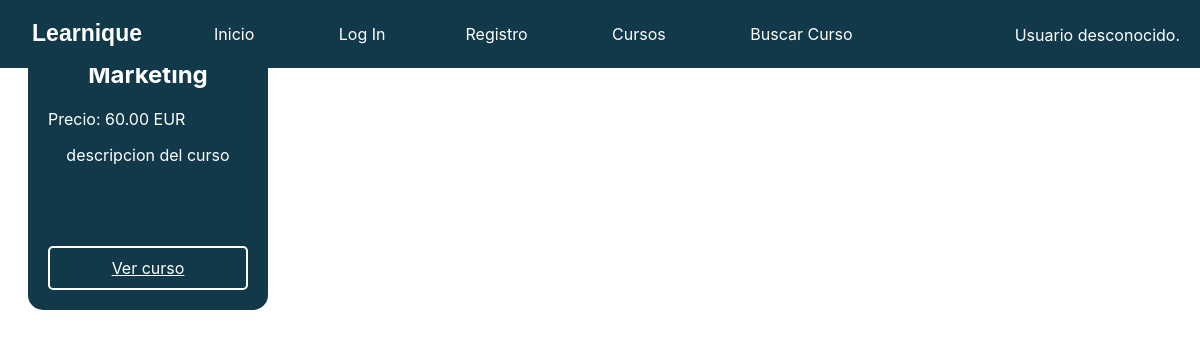
/prototipo_p3_g2/cursos.php, run on an earlier commit of the app's database.
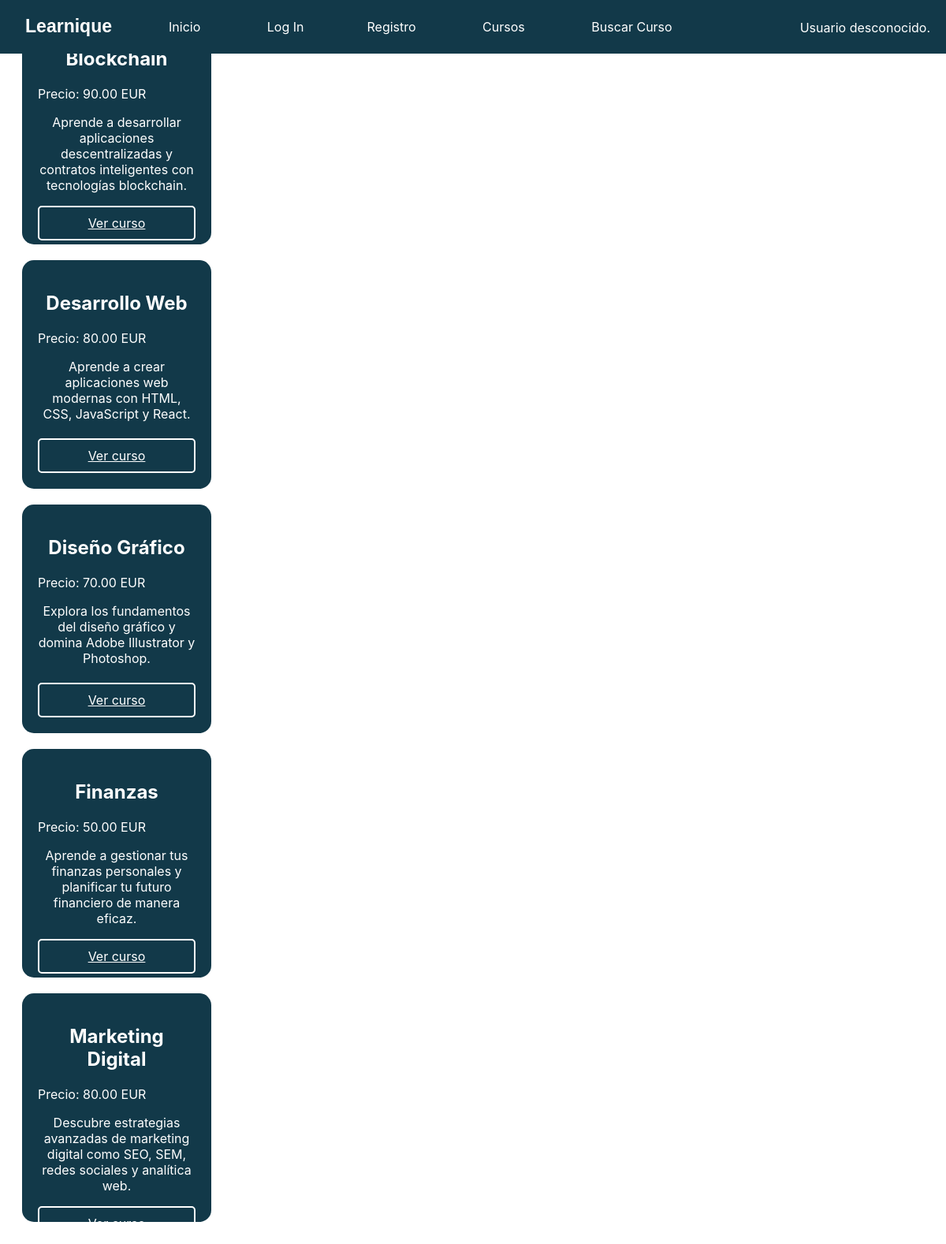
And on a later commit of the database.
### tables this page shows
CREATE TABLE IF NOT EXISTS Curso (
    nombre_curso VARCHAR(100),
    descripcion TEXT NOT NULL,
    profesor_id INT,
    fecha_creacion TIMESTAMP NOT NULL,
    duracion VARCHAR(50) NOT NULL,
    nivel_dificultad ENUM('Principiante', 'Intermedio', 'Avanzado') NOT NULL,
    categoria VARCHAR(100) NOT NULL,
    requisitos_previos TEXT,
    precio DECIMAL(10, 2),
    estado_curso ENUM('Activo', 'Inactivo', 'En desarrollo') NOT NULL,
    PRIMARY KEY (nombre_curso),
    FOREIGN KEY (profesor_id) REFERENCES Profesor(id)
);

### prototipo_p3_g2/cursos.php (called while the page is built, shortened)
<?php
require_once __DIR__.'/includes/Curso.php';
require_once __DIR__.'/includes/config.php';
$conn = Aplicacion::getInstance()->getConexionBd();
$query = "SELECT * FROM Curso";
$result = $conn->query($query);
if ($result && $result->num_rows > 0) {
    $contenidoPrincipal = <<<EOS
    <div id="contenedor-cursos">
    EOS;
    while ($row = $result->fetch_assoc()) {
        $curso = new Curso(
            $row['nombre_curso'],
            $row['precio'],
            $row['descripcion'],
            $row['duracion'],
            $row['categoria'],
            $row['nivel_dificultad']
        );
        $contenidoPrincipal .= $curso->toBox();
    }
    $contenidoPrincipal .= '</div>';
} else {
    $contenidoPrincipal = '<p>No hay cursos disponibles en este momento.</p>';
}
include 'includes/vistas/plantillas/plantilla.php';
?>

### prototipo_p3_g2/includes/config.php (called while the page is built, shortened)
<?php
spl_autoload_register(function ($class_name) {
    $prefix = 'es\\ucm\\fdi\\aw\\';
    $base_dir = __DIR__.'/';
    $len = strlen($prefix);
    $relative_class = substr($class_name, $len);
    $file = $base_dir . str_replace('\\', '/', $relative_class) . '.php';
});

### prototipo_p3_g2/includes/Curso.php (the view, shortened to what this page needs)
<?php
class Curso {
    private $precio;
    private $nombre_curso;
    private $descripcion;
    public function __construct($nombre, $precio, $descripcion, $duracion, $categoria, $nivel_dificultad) {
        $this->nombre_curso = $nombre;
        $this->precio = $precio;
        $this->descripcion = $descripcion;
    }
    public function getNombre() {
        return $this->nombre_curso;
    }
    public function getPrecio() {
        return $this->precio;
    }
    public function getDescripcion() {
        return $this->descripcion;
    }
    public function toBox() {
        $nombre = htmlspecialchars($this->getNombre());
        $precio = htmlspecialchars($this->getPrecio());
        $descripcion = htmlspecialchars($this->getDescripcion());
        echo "<div class='box-cursos'>";
        echo "<h2 class='nombre-cursos'>$nombre</h2>";
        echo "<div class='precio-cursos'>Precio: $precio EUR</div>";
        echo "<p class='descripcion-cursos'>$descripcion</p>";
        echo "<a href='curso.php?nombre_curso=$nombre' class='button-cursos'>Ver curso</a>";
        echo "</div>";
    }
}

### prototipo_p3_g2/includes/vistas/plantillas/plantilla.php (shortened to what this page needs)
<!DOCTYPE html>
<html lang='es'>
<head>
	<link rel="stylesheet" href="<?= RUTA_CSS ?>/style.css">
</head>
<body>
<div id="contenedor">
<?php
require "includes/vistas/comun/topbar.php";
?>
</div>
</body>
</html>

### prototipo_p3_g2/includes/vistas/comun/topbar.php (shortened to what this page needs)
<header class="topbar">
    <div class="topbar-name">
        <a href="#" class="topbar-name">Learnique</a>
    </div>
    <div class="topbar-items">
        <a href="index.php" class="topbar-item">Inicio</a>
        <?php
        if (!isset($_SESSION["login"]) || $_SESSION["login"] !== true) {
            echo "<a href='login.php' class='topbar-item'>Log In</a>";
            echo "<a href='registro.php' class='topbar-item'>Registro</a>";
        }
        ?>
        <a href="cursos.php" class="topbar-item">Cursos</a>
        <a href="buscar_cursos.php" class="topbar-item">Buscar Curso</a>
    </div>
    <?php
    if (!function_exists('mostrarSaludo')) {
        function mostrarSaludo() {
            $saludos = [
                es\ucm\fdi\aw\Usuario::ADMIN_ROLE => "Administrador",
                es\ucm\fdi\aw\Usuario::ESTUDIANTE_ROLE => "Estudiante",
                es\ucm\fdi\aw\Usuario::PROFESOR_ROLE => "Profesor"
            ];
            if (isset($_SESSION['login']) && ($_SESSION['login'] === true)) {
                $tipo_usuario = $_SESSION['tipo_usuario'];
                $nombre = $_SESSION['nombre'];
                $saludo = $saludos[$tipo_usuario] ?? "Usuario desconocido";
                return "Bienvenido, $saludo $nombre <a href='logout.php' class='salir-topbar'>(salir)</a>";
            } else {
                return "Usuario desconocido.";
            }
        }
    }
    ?>
    <div class="saludo-topbar"><?= mostrarSaludo(); ?></div>
</header>

### prototipo_p3_g2/CSS/style.css (style rules this page uses)
html { font-family: 'Inter', Arial, sans-serif; background-color: white; padding: 0; color: #123949; }
.topbar { background-color: #123949; overflow: hidden; display: flex; width: 100vw; left: 0; right: 0; top: 0; position:fixed; }
.topbar-item { display:inline-grid; color: white; text-align: center; padding: 24px 40px; text-decoration: none; }
.topbar-name { float: left; display: block; color: white; text-align: center; padding: 10px 16px; text-decoration: none; font-family: sans-serif; font-weight: bolder; font-size:larger; text-align: center; }
.saludo-topbar { color: white; margin-left: auto; margin-right: 20px; text-align: right; margin-top: 25px; }
p { font-size: large; }
h2 { font-size: 3em; }
.box-cursos { background-color: #123949; color: white; width: 200px; height: 250px; padding: 20px; margin: 20px; border-radius: 15px; flex: 0 0 auto; text-align: center; display: flex; flex-direction: column; justify-content: space-between; }
.nombre-cursos { font-size: 1.5rem; }
.precio-cursos { text-align: left; }
.descripcion-cursos { font-size: 1rem; text-align: center; }
.button-cursos { color: white; margin-top: auto; display: inline-block; padding: 10px; border: 2px solid white; border-radius: 5px; transition: all 0.3s ease; }

What changed in the data, as far as the page shows it:
removed curso: nombre_curso "Marketing", precio "60.00", descripcion "descripcion del curso"
added curso: nombre_curso "Blockchain", precio "90.00", descripcion "Aprende a desarrollar aplicaciones descentralizadas y contratos inteligentes con tecnologías blockchain."
added curso: nombre_curso "Desarrollo Web", precio "80.00", descripcion "Aprende a crear aplicaciones web modernas con HTML, CSS, JavaScript y React."
added curso: nombre_curso "Diseño Gráfico", precio "70.00", descripcion "Explora los fundamentos del diseño gráfico y domina Adobe Illustrator y Photoshop."
added curso: nombre_curso "Finanzas", precio "50.00", descripcion "Aprende a gestionar tus finanzas personales y planificar tu futuro financiero de manera eficaz."
added curso: nombre_curso "Marketing Digital", precio "80.00", descripcion "Descubre estrategias avanzadas de marketing digital como SEO, SEM, redes sociales y analítica web."
Also different on the page:
text no longer shown: "Precio: EUR Ver curso"
text now shown: "Precio: Precio: Precio: Precio: Precio: EUR EUR EUR EUR EUR Ver curso Ver curso Ver curso Ver curso Ver curso"
